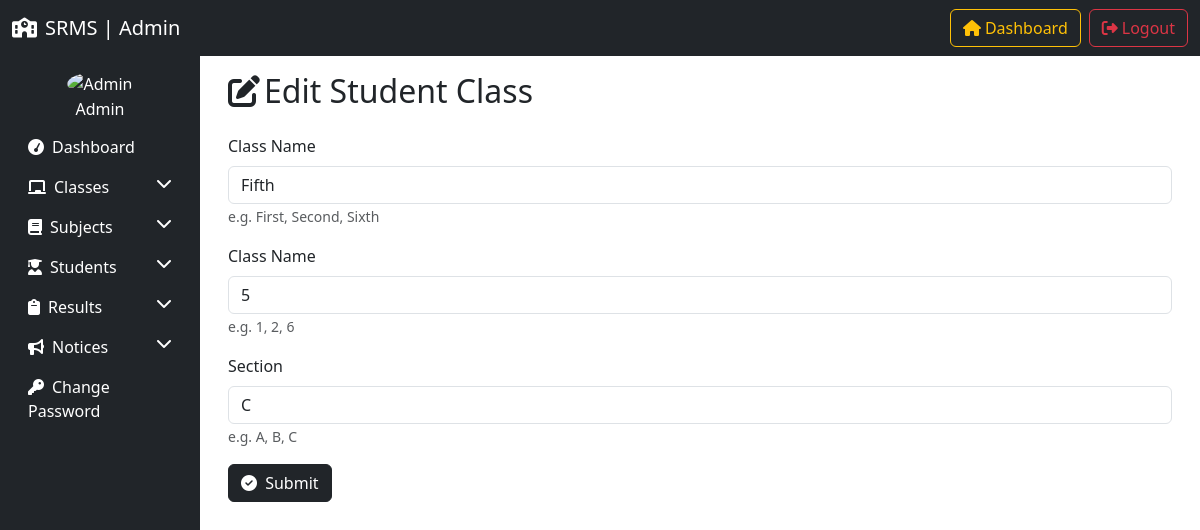
/edit_class/6/, run on the app's committed database.
### resultapp/models.py (models this page shows, shortened)
class Class(models.Model):
    class_name=models.CharField(max_length=50)
    class_numeric=models.IntegerField()
    section=models.CharField(max_length=20)
    created_at=models.DateTimeField(auto_now_add=True)
    updated_at=models.DateTimeField(auto_now=True)

### resultapp/views.py (the view, shortened to what this page needs)
# urls.py: path("edit_class/<int:class_id>/", edit_class, name="edit_class"),
def edit_class(request,class_id):
    class_obj=get_object_or_404(Class,id=class_id)
    return render(request,'edit_class.html',locals())

### resultapp/templates/edit_class.html (shortened to what this page needs)
{%extends 'admin_base.html'%}
{%block content%}
<div class="container-fluid">
    <h2 class="mb-4"><i class="fas fa-edit me-1"></i>Edit Student Class</h2>
    <form method="post">
        <div class="mb-3">
            <label for="classname" class="form-label">Class Name</label>
            <input type="text" class="form-control" id="classname" name="classname" value="{{class_obj.class_name}}"
                required placeholder="Enter Class Name">
            <small class="text-muted">e.g. First, Second, Sixth</small>
        </div>
        <div class="mb-3">
            <label for="classnamenumeric" class="form-label">Class Name</label>
            <input type="text" class="form-control" id="classnamenumeric" name="classnamenumeric"
                value="{{class_obj.class_numeric}}" required placeholder="Enter Numeric Class Name">
            <small class="text-muted">e.g. 1, 2, 6</small>
        </div>
        <div class="mb-3">
            <label for="section" class="form-label">Section</label>
            <input type="text" class="form-control" id="section" name="section" value="{{class_obj.section}}" required
                placeholder="Enter Section Name">
            <small class="text-muted">e.g. A, B, C</small>
        </div>
        <button class="btn btn-dark">
            <i class="fas fa-check-circle me-1"></i> Submit
        </button>
    </form>
</div>
{%endblock%}

### data on the page
Class: classname "Fifth", classnamenumeric "5", section "C"
